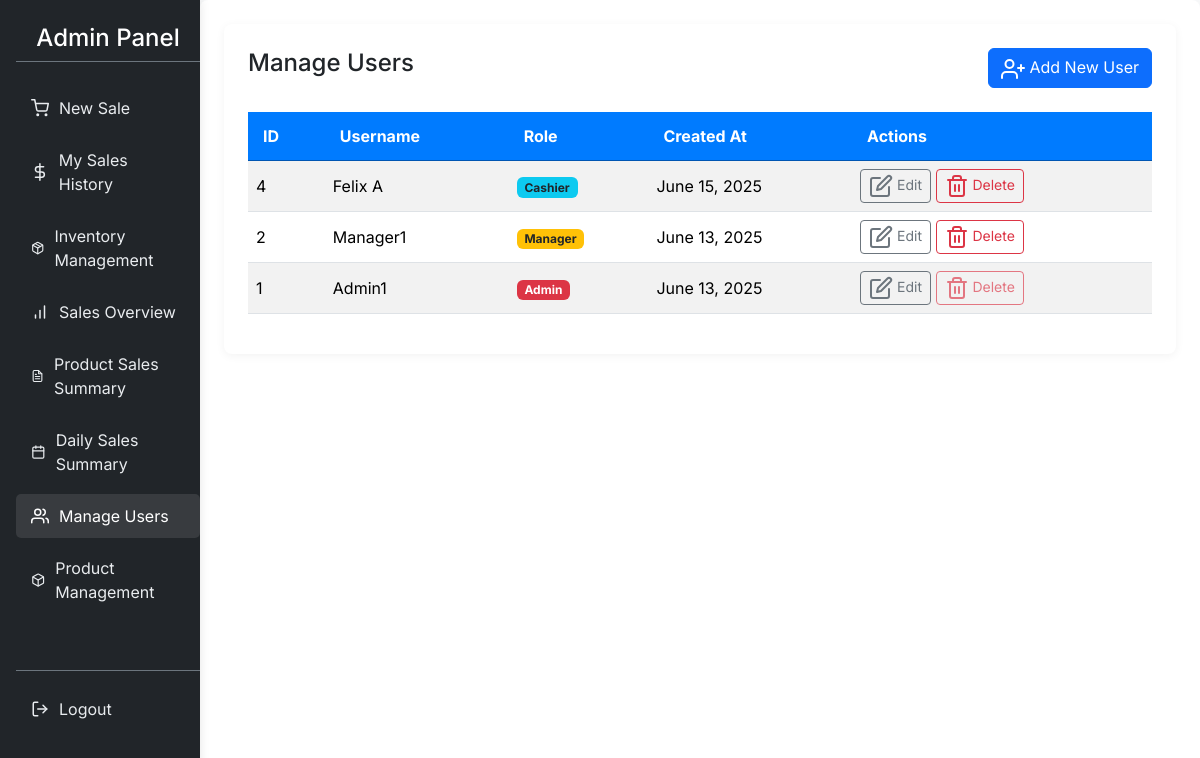
The page /manage_users.php (signed in) on the database its author committed.
### tables this page shows
CREATE TABLE `users` (
  `id` int(11) NOT NULL,
  `name` varchar(100) DEFAULT NULL,
  `username` varchar(100) DEFAULT NULL,
  `password_hash` varchar(255) NOT NULL,
  `role` enum('admin','manager','cashier') NOT NULL,
  `created_at` timestamp NOT NULL DEFAULT current_timestamp()
);

### manage_users.php (the view, shortened to what this page needs)
<?php
require_once 'db_connect.php';
$roleTitle = ucfirst($_SESSION['role']);
$users = [];
try {
    $stmt_fetch = $conn->prepare("SELECT id, username, role, created_at FROM users ORDER BY role DESC, username ASC");
    $stmt_fetch->execute();
    $result = $stmt_fetch->get_result();
    $users = $result->fetch_all(MYSQLI_ASSOC);
} catch (mysqli_sql_exception $e) {
    error_log("Error fetching users: " . $e->getMessage());
    $error_message = "Could not retrieve user list. Please try again later.";
}
?>
<!DOCTYPE html>
<html lang="en">
<head>
    <link href="https://cdn.jsdelivr.net/npm/bootstrap@5.3.3/dist/css/bootstrap.min.css" rel="stylesheet">
</head>
<body>
<div class="container-fluid">
    <div class="row">
        <nav class="col-md-3 col-lg-2 d-md-block bg-dark text-white sidebar py-3">
            <h4 class="text-white ms-3 py-2 text-center border-bottom border-secondary mb-4">
                <?php echo htmlspecialchars($roleTitle); ?> Panel
            </h4>
            <ul class="nav flex-column ms-3">
                <li class="nav-item mb-2">
                    <a class="nav-link" href="cashier_dashboard.php">
                        <span data-feather="shopping-cart"></span> New Sale
                    </a>
                </li>
                <li class="nav-item mb-2">
                    <a class="nav-link" href="my_sales_history.php">
                        <span data-feather="dollar-sign"></span> My Sales History
                    </a>
                </li>
                <li class="nav-item mb-2">
                    <a class="nav-link" href="inventory_management.php">
                        <span data-feather="package"></span> Inventory Management
                    </a>
                </li>
                <li class="nav-item mb-2">
                    <a class="nav-link" href="sales_overview.php">
                        <span data-feather="bar-chart"></span> Sales Overview
                    </a>
                </li>
                <li class="nav-item mb-2">
                    <a class="nav-link" href="product_sales_summary.php">
                        <span data-feather="file-text"></span> Product Sales Summary
                    </a>
                </li>
                <li class="nav-item mb-2">
                    <a class="nav-link" href="daily_sales_summary.php">
                        <span data-feather="calendar"></span> Daily Sales Summary
                    </a>
                </li>
                <li class="nav-item mb-2">
                    <a class="nav-link active" aria-current="page" href="manage_users.php">
                        <span data-feather="users"></span> Manage Users
                    </a>
                </li>
                   <li class="nav-item mb-2">
                    <a class="nav-link" href="product_management.php">
                        <span data-feather="box"></span> Product Management
                    </a>
                </li>
                <li class="nav-item mt-5 pt-3 border-top border-secondary">
                    <a class="nav-link text-danger" href="logout.php">
                        <span data-feather="log-out"></span> Logout
                    </a>
                </li>
            </ul>
        </nav>
        <main class="col-md-9 ms-sm-auto col-lg-10 px-md-4 py-4">
            <div class="card p-4">
                <div class="d-flex justify-content-between align-items-center mb-4">
                    <h2 class="h4">Manage Users</h2>
                    <button class="btn btn-primary" data-bs-toggle="modal" data-bs-target="#addUserModal">
                        <span data-feather="user-plus"></span> Add New User
                    </button>
                </div>
                <?php if (empty($users)): ?>
                    <div class="alert alert-info text-center" role="alert">
                        No users found.
                    </div>
                <?php else: ?>
                    <div class="table-responsive">
                        <table class="table table-striped table-hover align-middle">
                            <thead>
                                <tr>
                                    <th>ID</th>
                                    <th>Username</th>
                                    <th>Role</th>
                                    <th>Created At</th>
                                    <th>Actions</th>
                                </tr>
                            </thead>
                            <tbody>
                                <?php foreach ($users as $user): ?>
                                    <tr>
                                        <td><?php echo htmlspecialchars($user['id']); ?></td>
                                        <td><?php echo htmlspecialchars($user['username']); ?></td>
                                        <td><span class="badge <?php
                                                if ($user['role'] === 'admin') echo 'bg-danger';
                                                else if ($user['role'] === 'manager') echo 'bg-warning text-dark';
                                                else echo 'bg-info text-dark';
                                                ?>"><?php echo ucfirst(htmlspecialchars($user['role'])); ?></span></td>
                                        <td><?php echo date("F j, Y", strtotime($user['created_at'])); ?></td>
                                        <td>
                                            <button class="btn btn-sm btn-outline-secondary edit-user-btn"
                                                    data-bs-toggle="modal" data-bs-target="#editUserModal"
                                                    data-id="<?php echo htmlspecialchars($user['id']); ?>"
                                                    data-username="<?php echo htmlspecialchars($user['username']); ?>"
                                                    data-role="<?php echo htmlspecialchars($user['role']); ?>">
                                                <span data-feather="edit"></span> Edit
                                            </button>
                                            <?php if ($user['id'] != $_SESSION['user_id']):  ?>
                                                <a href="manage_users.php?action=delete_user&id=<?php echo htmlspecialchars($user['id']); ?>"
                                                   class="btn btn-sm btn-outline-danger"
                                                   onclick="return confirm('Are you sure you want to delete user <?php echo htmlspecialchars($user['username']); ?>? This action cannot be undone.');">
                                                       <span data-feather="trash-2"></span> Delete
                                                </a>
                                            <?php else: ?>
                                                <button class="btn btn-sm btn-outline-danger disabled" title="Cannot delete your own account">
                                                       <span data-feather="trash-2"></span> Delete
                                                </button>
                                            <?php endif; ?>
                                        </td>
                                    </tr>
                                <?php endforeach; ?>
                            </tbody>
                        </table>
                    </div>
                <?php endif; ?>
            </div>
        </main>
    </div>
</div>
</body>
</html>

### manage_users.php (style rules this page uses)
body { font-family: 'Inter', sans-serif; background-color: #f8f9fa; color: #343a40; }
.sidebar { position: fixed; top: 0; bottom: 0; left: 0; z-index: 1000; padding: 48px 0 0; box-shadow: 0 0 10px rgba(0, 0, 0, 0.1); background-color: #212529 !important; }
.sidebar .nav-link { color: #e9ecef !important; transition: background-color 0.2s ease, color 0.2s ease; padding: 10px 15px; border-radius: 5px; display: flex; align-items: center; }
.sidebar .nav-link svg { margin-right: 10px; width: 18px; height: 18px; stroke-width: 2; }
.sidebar .nav-link:hover, .sidebar .nav-link.active { background-color: rgba(255, 255, 255, 0.1); color: #fff !important; }
main { margin-left: 25%; background-color: #fff; padding: 30px !important; border-radius: 8px; box-shadow: 0 4px 15px rgba(0, 0, 0, 0.05); min-height: 100vh; }
@media (min-width: 768px) { main { margin-left: calc(25% / 12 * 10); padding-left: calc(2 * 100vw / 12 + 1.5rem) !important; } }
.card { border: none; border-radius: 8px; box-shadow: 0 2px 10px rgba(0, 0, 0, 0.05); margin-bottom: 25px; }
.table thead th { background-color: #007bff; color: #fff; border-color: #0056b3; padding: 12px 15px; vertical-align: middle; }

### rows shown on the page
users: id "4", username "Felix A", role "Cashier", created_at "June 15, 2025"
users: id "2", username "Manager1", role "Manager", created_at "June 13, 2025"
users: id "1", username "Admin1", role "Admin", created_at "June 13, 2025", shows "Delete"

### other values the page prints
$roleTitle "Admin"
